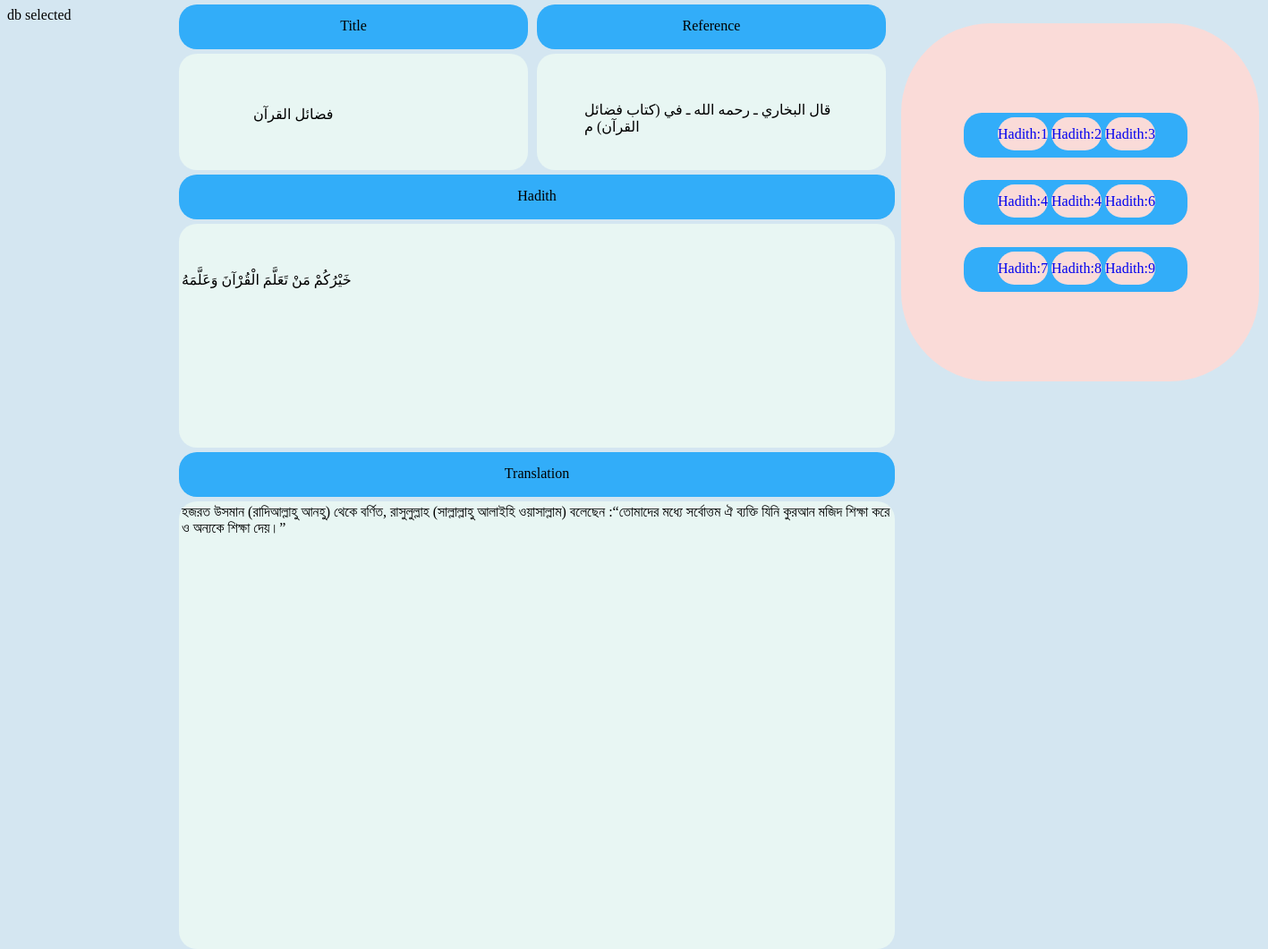
Page /hadith_1.php on the committed database.
### tables this page shows
CREATE TABLE `tbl_hadith` (
  `id` int(2) NOT NULL,
  `title` varchar(50) NOT NULL,
  `hadith` varchar(5000) NOT NULL,
  `reference` varchar(50) NOT NULL,
  `translation` varchar(5000) NOT NULL
);

### db_con.php (called while the page is built, shortened)
<?php
$host_name='localhost';
$user_name='root';
$password='';
$db_name='hadith';
   $connection=mysqli_connect($host_name,$user_name,$password);
   if ($connection) {
   		$db_select=mysqli_select_db($connection,$db_name);
   }else{
   		die('database connection fail'.mysqli_error($connection));
   }
?>

### hadith_1.php (the view, shortened to what this page needs)
<?php
    function view_prayer_time(){
 		require'db_con.php';
 		$sql= 'SELECT * FROM tbl_hadith WHERE id = 7';
 		if (mysqli_query($connection,$sql)) {
 			$resource_id=mysqli_query($connection,$sql);
 			return $resource_id;
 		}else{
 			die('Query problem'.mysqli_error($connection));
 		}
 }
 $result=view_prayer_time();
 ?>
			<form action="" method="post">
<div class="photo">
	<table>
		<tr>
			<td>
								<div class="frame">
		<table>
			<tr>
				<td><a href="hadith_1.php" class="link"> Hadith:1</a></td>
				<td><a href="hadith_2.php" class="link"> Hadith:2</a></td>
				<td><a href="hadith_3.php" class="link"> Hadith:3</a></td>
			</tr>
		</table>
	</div>
<div class="frame2">
		<table>
			<tr>
				<td><a href="hadith_1.php" class="link2"> Hadith:4</a></td>
				<td><a href="hadith_2.php" class="link2"> Hadith:4</a></td>
				<td><a href="hadith_3.php" class="link2"> Hadith:6</a></td>
			</tr>
		</table>
	</div>
<div class="frame3">
		<table>
			<tr>
				<td><a href="hadith_1.php" class="link3"> Hadith:7</a></td>
				<td><a href="hadith_2.php" class="link3"> Hadith:8</a></td>
				<td><a href="hadith_3.php" class="link3"> Hadith:9</a></td>
			</tr>
		</table>
	</div>
			</td>
		</tr>
	</table>
</div>
		<div class="header3">
		</div>
			<div class="box_one">
				<table>
			<?php while ($view=mysqli_fetch_assoc($result)){?>
				<tr>
							<td><?php echo $view['title'];   ?></td>
			</tr>
		</table>
	</div>
	<div class="header2">
		</div>
	<div class="box_two">
		<table>
			<tr>
				<td><?php echo $view['hadith'];   ?></td>
			</tr>
		</table>
	</div>
	<div class="header1">
		</div>
	<div class="box_three">
		<table>
			<tr>
				<td><?php echo $view['reference']; ?></td>
			</tr>
		</table>
	</div>
		<div class="header">
		</div>
	<div class="box_four">
		<table>
			<tr>
				<td><?php echo $view['translation']; ?></td>
				<?php }?>
			</tr>
		</table>
	</div>
	</form>
  <!DOCTYPE html>
	<html>
		<head>
		<link rel="stylesheet" type="text/css" href="hdth.css">
		</head>
		<body>
		</body>
		</html>

### hdth.css (style rules this page uses)
body { background-color: #D4E6F1; width: 1000px; height: 1000px; }
.photo { width: 400px; height:400; border-radius: 100px; background-color:#FADBD8; font-size: 16px; position: relative; left: 999px; top: 0px; animation: emg; animation-duration: 200s; }
.link { width: 80px; height:25; text-decoration: none; border-radius: 20px; background-color:#FADBD8; padding: 10px 0px; font-size: 16px; cursor: pointer; position: relative; left: 35px; top: 12px }
.frame { width: 250px; height:50; border-radius: 20px; background-color: #32ADF9 ; position: absolute; //position: relative; left: 70px; top: 100px; text-align: center; font-size: 16px; cursor: pointer; }
.link2 { width: 80px; height:25; text-decoration: none; border-radius: 20px; background-color:#FADBD8; padding: 10px 0px; font-size: 16px; cursor: pointer; position: relative; left: 35px; top: 12px; }
.frame2 { width: 250px; height:50; border-radius: 20px; background-color: #32ADF9 ; position: absolute; //position: relative; left: 70px; top: 175px; text-align: center; font-size: 16px; cursor: pointer; }
.link3 { width: 80px; height:25; text-decoration: none; border-radius: 20px; background-color:#FADBD8; padding: 10px 0px; font-size: 16px; cursor: pointer; position: relative; left: 35px; top: 12px; }
.frame3 { width: 250px; height:50; border-radius: 20px; background-color: #32ADF9 ; position: absolute; //position: relative; left: 70px; top: 250px; text-align: center; font-size: 16px; cursor: pointer; }
.header3 { width: 390px; height:20; border-radius: 20px; background-color: #32ADF9 ; position: absolute; //position: relative; left: 200px; top: 5px; padding: 15px 0px; text-align: center; //display: inline-block; font-size: 16px; cursor: pointer; text-decoration: none; }
.box_one { width: 230px; height:20; border-radius: 20px; background-color: #E8F6F3 ; position: absolute; //position: relative; left: 200px; top: 60px; padding: 55px 80px; text-align: center; //display: inline-block; font-size: 16px; cursor: pointer; text-decoration: none; }
.header2 { width: 800px; height:20; border-radius: 20px; background-color: #32ADF9 ; position: absolute; //position: relative; left: 200px; top: 195px; padding: 15px 0px; text-align: center; //display: inline-block; font-size: 16px; cursor: pointer; text-decoration: none; }
.box_two { width: 800px; height: 150px; background-color: #E8F6F3 ; border-radius: 20px; position: absolute; //position: relative; left: 200px; top: 250px; text=align:center; padding: 50px 0px; font-size: 16px; cursor: pointer; text-decoration: none; }
.header1 { width: 390px; height:20; border-radius: 20px; background-color: #32ADF9 ; position: absolute; //position: relative; left: 600px; top: 5px; padding: 15px 0px; text-align: center; //display: inline-block; font-size: 16px; cursor: pointer; text-decoration: none; }
.box_three { width: 290px; height: 30px; background-color: #E8F6F3 ; border-radius: 20px; position: absolute; //position: relative; left: 600px; top: 60px; text=align:center; padding: 50px 50px; font-size: 16px; cursor: pointer; text-decoration: none; }
.header { width: 800px; height:20; border-radius: 20px; background-color: #32ADF9 ; position: absolute; //position: relative; left: 200px; top:505px; padding: 15px 0px; text-align: center; //display: inline-block; font-size: 16px; cursor: pointer; text-decoration: none; }
.box_four { width: 800px; height: 500px; background-color: #E8F6F3 ; border-radius: 20px; position: absolute; //position: relative; left: 200px; top: 560px; animation: cycle; animation-duration: 20s; }

### rows in the picture
tbl_hadith: title "فضائل القرآن", hadith "خَيْرُكُمْ مَنْ تَعَلَّمَ الْقُرْآنَ وَعَلَّمَهُ", reference "قال البخاري ـ رحمه الله ـ في (كتاب فضائل القرآن) م", translation "হজরত উসমান (রাদিআল্লাহু আনহু) থেকে বর্ণিত, রাসুলুল্লাহ (সাল্লাল্লাহু আলাইহি ওয়াসাল্লাম) বলেছেন :“তোমাদের মধ্যে সর্বোত্তম ঐ ব্যক্তি যিনি কুরআন মজিদ শিক্ষা করে ও অন্যকে শিক্ষা দেয়।”"
